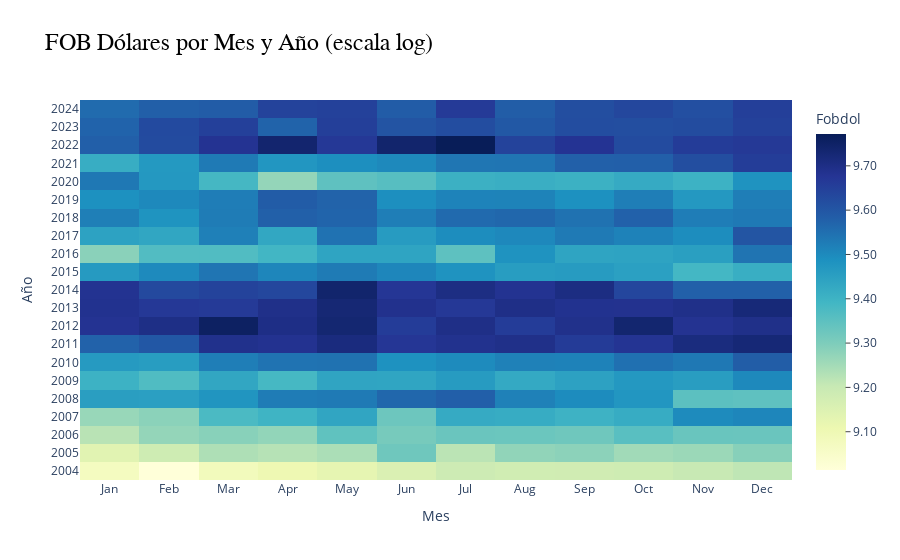

Notebook code cell kept with this figure:
### Code cell
serie_heatmap["FOBDOL_LOG"] = serie_heatmap["FOBDOL"].apply(lambda x: np.log10(x + 1))

pivot_log = serie_heatmap.pivot(index="AÑO", columns="MES", values="FOBDOL_LOG")
pivot_raw = serie_heatmap.pivot(index="AÑO", columns="MES", values="FOBDOL")

fig = go.Figure(data=go.Heatmap(
    z=pivot_log.values,
    x=[calendar.month_abbr[m] for m in pivot_log.columns],
    y=pivot_log.index,
    colorscale="YlGnBu",
    colorbar=dict(
        title="Fobdol",
        tickformat=".2f",
        ticks="outside",
        tickmode="auto"
    ),
    hovertemplate=
        "<b>Año:</b> %{y}<br>" +
        "<b>Mes:</b> %{x}<br>" +
        "<b>FOBDOL:</b> %{z:$,.2f}<extra></extra>"
))

fig.update_layout(
    title="FOB Dólares por Mes y Año (escala log)",
    xaxis_title="Mes",
    yaxis_title="Año",
    xaxis_tickfont=dict(size=12),
    yaxis_tickfont=dict(size=12),
    xaxis=dict(type="category"),
    yaxis=dict(type="category"),
    title_font=dict(size=24, family="Arial", color="black"),
    plot_bgcolor="white",
    paper_bgcolor="white"
)

fig.show()

### Figure 1 — Plotly figure (JSON) as saved in the notebook; plotly's stock layout.template omitted (floating-point values rounded to 4 significant figures; data arrays with more than 128 entries replaced by an {"elided": "..."} marker saying what was removed)
{"data": [{"colorbar": {"tickformat": ".2f", "tickmode": "auto", "ticks": "outside", "title": {"text": "Fobdol"}}, "colorscale": [[0, "rgb(255,255,217)"], [0.125, "rgb(237,248,177)"], [0.25, "rgb(199,233,180)"], [0.375, "rgb(127,205,187)"], [0.5, "rgb(65,182,196)"], [0.625, "rgb(29,145,192)"], [0.75, "rgb(34,94,168)"], [0.875, "rgb(37,52,148)"], [1, "rgb(8,29,88)"]], "hovertemplate": "<b>Año:</b> %{y}<br><b>Mes:</b> %{x}<br><b>FOBDOL:</b> %{z:$,.2f}<extra></extra>", "type": "heatmap", "x": ["Jan", "Feb", "Mar", "Apr", "May", "Jun", "Jul", "Aug", "Sep", "Oct", "Nov", "Dec"], "y": [2004, 2005, 2006, 2007, 2008, 2009, 2010, 2011, 2012, 2013, 2014, 2015, 2016, 2017, 2018, 2019, 2020, 2021, 2022, 2023, 2024], "z": {"elided": "21x12 float values"}}], "layout": {"paper_bgcolor": "white", "plot_bgcolor": "white", "title": {"font": {"color": "black", "family": "Arial", "size": 24}, "text": "FOB Dólares por Mes y Año (escala log)"}, "xaxis": {"tickfont": {"size": 12}, "title": {"text": "Mes"}, "type": "category"}, "yaxis": {"tickfont": {"size": 12}, "title": {"text": "Año"}, "type": "category"}}}
